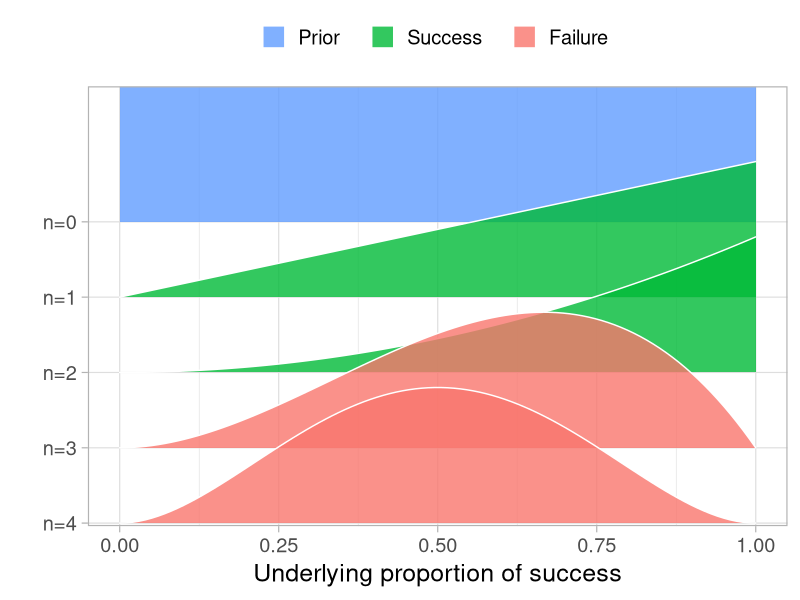
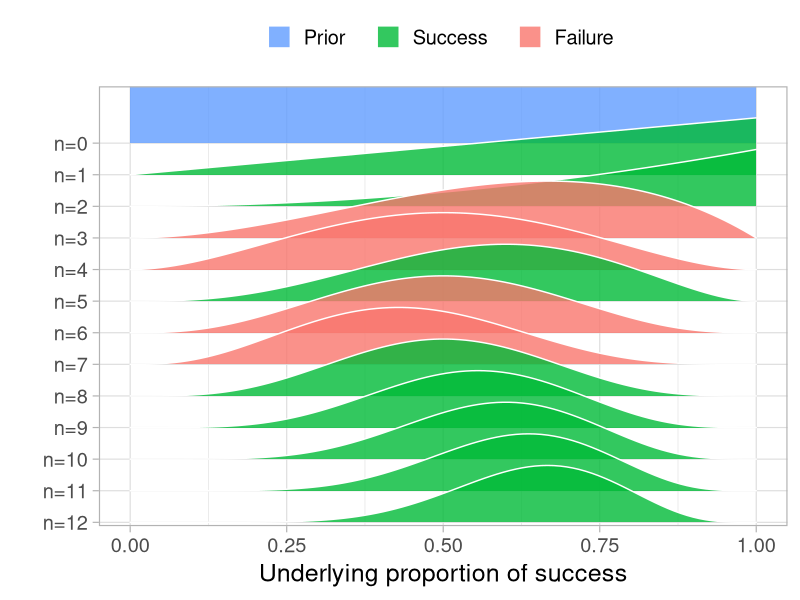
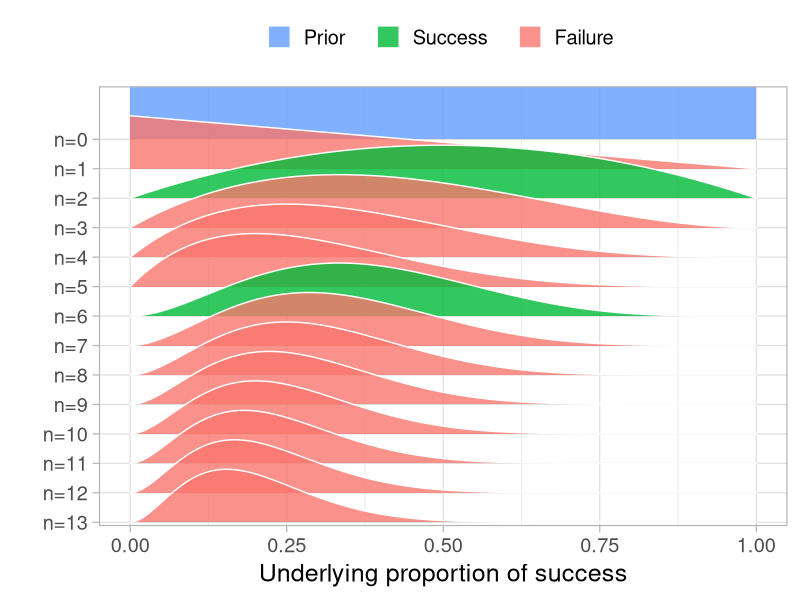
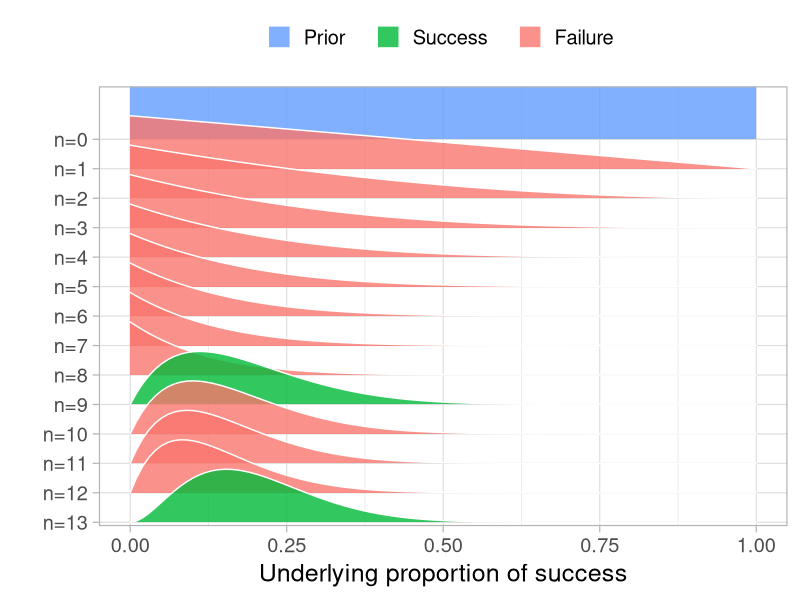
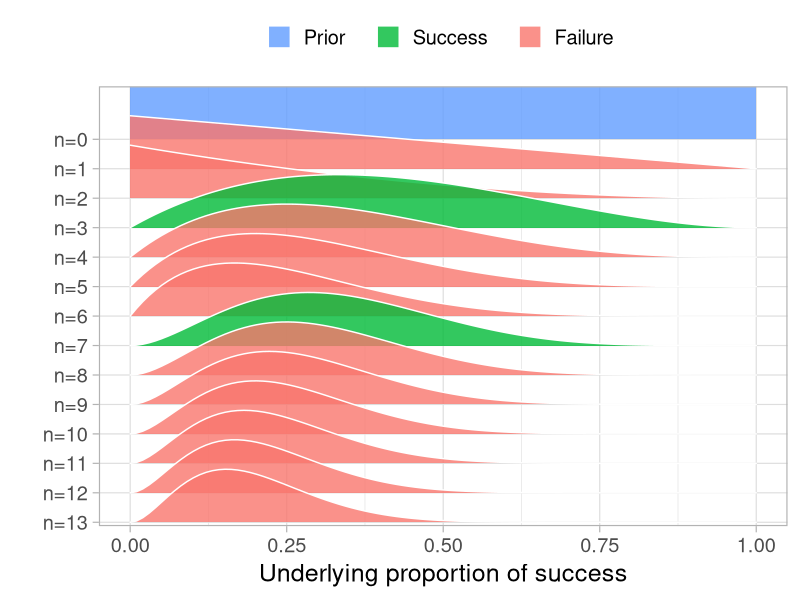
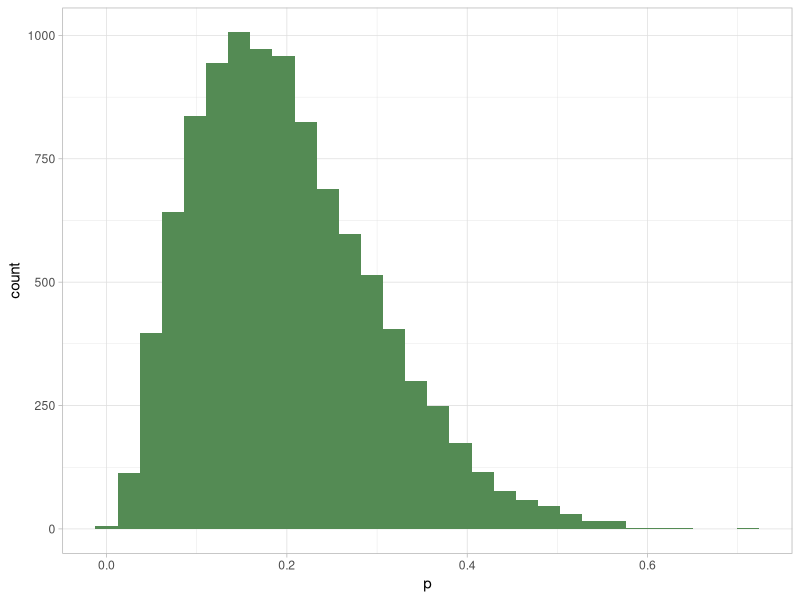
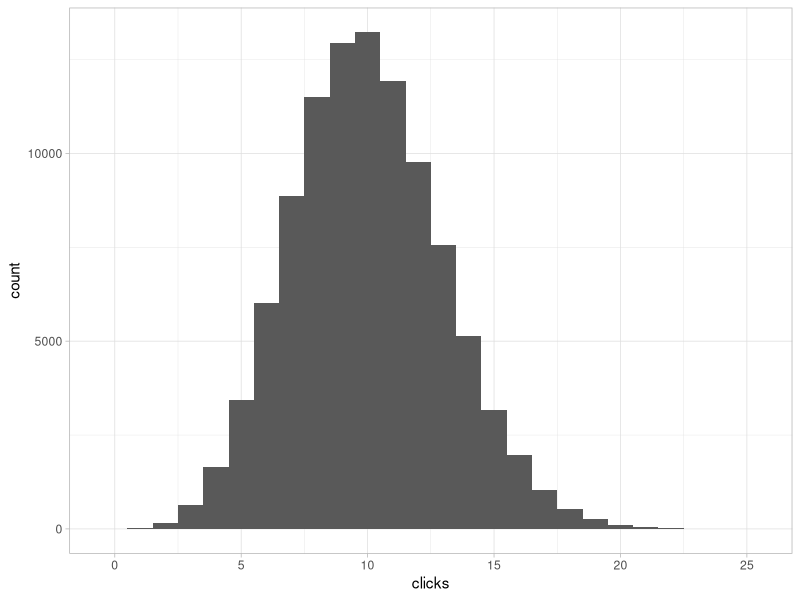
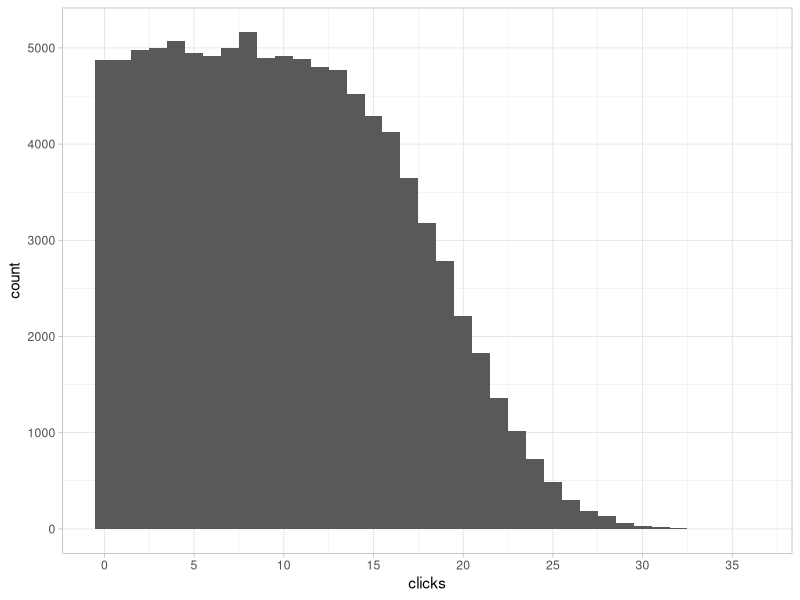

The R script that drew these images, in order:
## ---- chunk 1
knitr::opts_chunk$set(echo = TRUE)
## ---- chunk 2
library(tidyverse)
## ---- chunk 3
prop_model <- function (data = c(), 
                        prior_prop = c(1, 1), 
                        n_draws = 10000, 
                        show_plot = TRUE) {
    data <- as.logical(data)
    proportion_success <- c(0, seq(0, 1, length.out = 100), 1)
    data_indices <- round(seq(0, 
                              length(data), 
                              length.out = min(length(data) + 1, 
                                               20)))
    post_curves <- purrr::map_dfr(
        data_indices, 
        function(i) {
            value <- ifelse(i == 0, 
                            "Prior", 
                            ifelse(data[i], 
                                   "Success", 
                                   "Failure"))
            label <- paste0("n=", i)
            probability <- dbeta(proportion_success, 
                                 prior_prop[1] + 
                                     sum(data[seq_len(i)]), 
                                 prior_prop[2] + 
                                     sum(!data[seq_len(i)]))
            probability <- probability/max(probability)
            dplyr::data_frame(value, 
                              label, 
                              proportion_success, 
                              probability)
        })
    post_curves$label <- forcats::fct_rev(factor(post_curves$label, 
                                                 levels = paste0("n=", 
                                                                 data_indices)))
    post_curves$value <- factor(post_curves$value, 
                                levels = c("Prior", "Success", "Failure"))
    p <- ggplot2::ggplot(post_curves, 
                         ggplot2::aes(x = proportion_success, 
                                      y = label, 
                                      height = probability, 
                                      fill = value)) + 
        ggridges::geom_density_ridges(stat = "identity", 
                                      color = "white", 
                                      alpha = 0.8, 
                                      panel_scaling = TRUE, 
                                      size = 1) + 
        ggplot2::scale_y_discrete("", expand = c(0.01, 0)) + 
        ggplot2::scale_x_continuous("Underlying proportion of success") + 
        ggplot2::scale_fill_manual(values = hcl(120 * 2:0 + 15, 100, 65),
                                   name = "", 
                                   drop = FALSE, 
                                   labels = c("Prior   ", 
                                              "Success   ", 
                                              "Failure   ")) +
        ggplot2::theme_light(base_size = 18) +
        ggplot2::theme(legend.position = "top")
    if (show_plot) {
        print(p)
    }
    invisible(rbeta(n_draws, 
                    prior_prop[1] + sum(data), 
                    prior_prop[2] + sum(!data)))
}
## ---- chunk 4
prop_model(data = c(1, 1, 0, 0))
## ---- chunk 5
set.seed(1711)
prop_model(data = sample(c(0, 1), size = 12, replace = TRUE))
## ---- chunk 6
zombie_data <- c(rep(0, 11), 1, 1)
set.seed(123)
prop_model(sample(zombie_data))
set.seed(124)
prop_model(sample(zombie_data))
## ---- chunk 7
set.seed(125)
zombie_prop <- prop_model(sample(zombie_data))
tibble(p = zombie_prop) %>% 
    ggplot(aes(x = p)) + 
    geom_histogram(bins = 30, fill = "palegreen4") + 
    theme_light()
## ---- chunk 8
# start by setting values for the parameters
prop_success <- 0.15
n_zombies <- 13

# Simulate some data, assuming that the outcome depends only on prop_success
sum(runif(n = n_zombies) < prop_success)

# Can run this simulation many times to get different counts
replicate(100, sum(runif(n = n_zombies) < prop_success))
## ---- chunk 9
rbinom(n = 100, size = 13, prob = 0.15)
## ---- chunk 10
# Run the simulation 100,000 times and plot a histogram
click_counts <- rbinom(1e5, 100, 0.1)
tibble(clicks = click_counts) %>% 
    ggplot(aes(x = clicks)) + 
    geom_histogram(binwidth = 1) + 
    scale_x_continuous(breaks = seq(0, max(click_counts), by = 5)) + 
    theme_light()
## ---- chunk 11
# Generate values for p, then generate the click counts again.
click_probs <- runif(1e5, min = 0, max = 0.2)
click_counts <- rbinom(1e5, 100, click_probs)
tibble(clicks = click_counts) %>% 
    ggplot(aes(x = clicks)) + 
    geom_histogram(binwidth = 1) + 
    scale_x_continuous(breaks = seq(0, max(click_counts), by = 5)) + 
    theme_light()
## ---- chunk 12
# Build tibble for the priors
prior <- tibble(prob = click_probs, 
                clicks = click_counts)
head(prior)

# Posterior tibble is just those that fit the results, i.e. 13 clicks
posterior <- prior %>% 
    filter(clicks == 13)
head(posterior)

# Visualise the distribution of p in the posterior  
posterior %>% 
    ggplot(aes(x = prob)) + 
    geom_histogram(bins = 20) + 
    theme_light()
## ---- chunk 13
forecast <- posterior %>% 
    dplyr::select(prob) %>% 
    mutate(clicks = map_int(prob, 
                            ~ rbinom(1, 100, .x)))
forecast %>% 
    ggplot(aes(x = clicks)) + 
    geom_histogram(binwidth = 1) + 
    scale_x_continuous(breaks = seq(0, max(forecast$clicks), by = 5)) + 
    theme_light()
## ---- chunk 14
map_dbl(c(5, 10, 15), 
        ~ mean(forecast$clicks >= .x))
## ---- chunk 15
curve(dbeta(x, 2, 18), 0, 1)
## ---- chunk 16
click_probs <- rbeta(1e5, shape1 = 2, shape2 = 18)
click_counts <- rbinom(1e5, 100, click_probs)
tibble(clicks = click_counts) %>% 
    ggplot(aes(x = clicks)) + 
    geom_histogram(binwidth = 1) + 
    scale_x_continuous(breaks = seq(0, max(click_counts), by = 5)) + 
    theme_light()
## ---- chunk 17
# Build tibble for the priors
prior <- tibble(prob = click_probs, 
                clicks = click_counts)
head(prior)

# Posterior tibble is just those that fit the results, i.e. 13 clicks
posterior <- prior %>% 
    filter(clicks == 13)
head(posterior)

# Visualise the distribution of p in the posterior  
posterior %>% 
    ggplot(aes(x = prob)) + 
    geom_histogram(bins = 20) + 
    theme_light()
## ---- chunk 18
forecast <- posterior %>% 
    dplyr::select(prob) %>% 
    mutate(clicks = map_int(prob, 
                            ~ rbinom(1, 100, .x)))
forecast %>% 
    ggplot(aes(x = clicks)) + 
    geom_histogram(binwidth = 1) + 
    scale_x_continuous(breaks = seq(0, max(forecast$clicks), by = 5)) + 
    theme_light()
## ---- chunk 19
map_dbl(c(5, 10, 15), 
        ~ mean(forecast$clicks >= .x))
